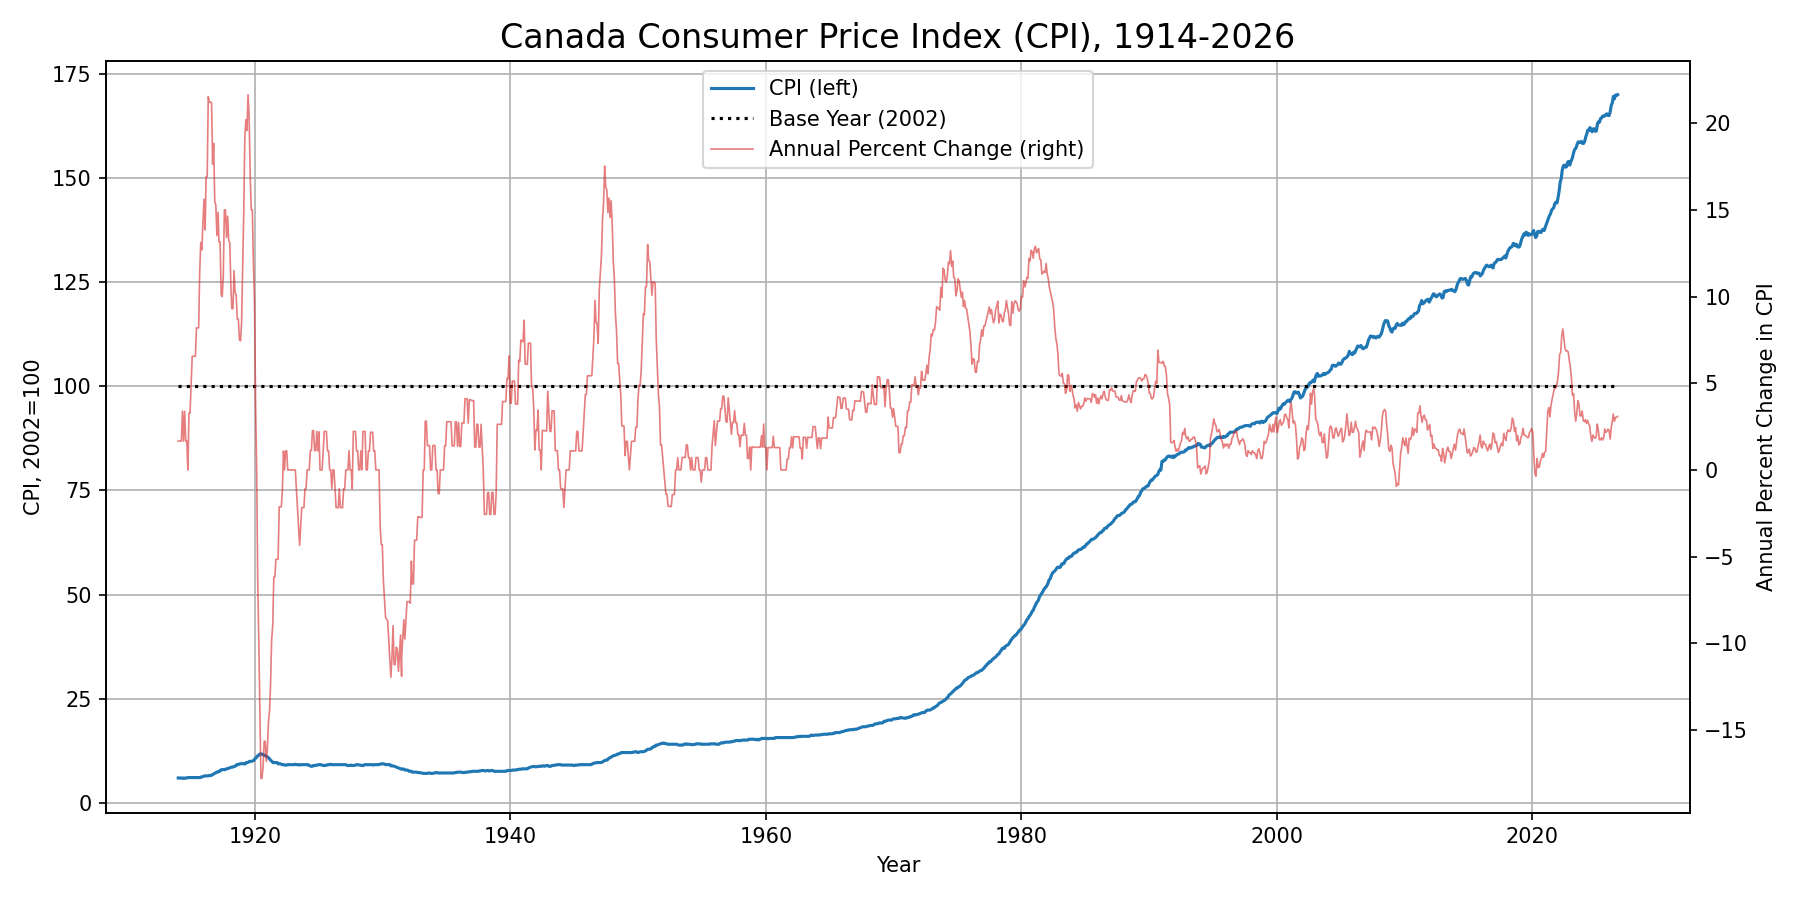

The Python source for this figure:
# Import necessary libraries
import matplotlib.pyplot as plt
import cpi_calc

# Create an instance of the CPI_Calculator class and load the CPI data from the CSV file
calc = cpi_calc.CPI_Calculator("STATIC_INFLATIONCALC.csv")
df = calc.data

# Create a plot of the CPI data and the annual percent change in CPI using Matplotlib
fig, ax = plt.subplots(figsize=(12, 6))

# Plot the CPI data and the annual percent change in CPI on the same graph with dual y-axes
ax.set_title("Canada Consumer Price Index (CPI), 1914-2026", fontsize=16)
ax.set_xlabel("Year")
ax.set_ylabel("CPI, 2002=100")
ax.grid()

# Plot the CPI data and the base year line (2002=100) on the left y-axis
cpi_line = ax.plot(df["date"], df["CPI"], color="C0")
line_base = ax.plot([df["date"].iloc[0], df["date"].iloc[-1]], [100, 100], color="k", linestyle=":")

# Create a secondary y-axis for the annual percent change in CPI and plot it on the right y-axis
ax2 = ax.inset_axes([0, 0, 1, 1])
ax2.patch.set_alpha(0.0)
line_pct = ax2.plot(df["date"], df["Annual Percent Change"], color="C3", linewidth=0.8, alpha=0.6)

# Set the x-ticks and y-ticks for the secondary y-axis to be empty and position the y-axis label on the right side of the graph
ax2.set_xticks([])
ax2.yaxis.tick_right()
ax2.yaxis.set_label_position("right")
ax2.set_ylabel("Annual Percent Change in CPI")

# Add a legend to the graph to identify the different lines and their corresponding data
ax.legend([cpi_line[0], line_base[0], line_pct[0]], ["CPI (left)", "Base Year (2002)", "Annual Percent Change (right)"], loc="upper center")

# Adjust the layout of the graph to ensure that all elements are properly displayed and save the graph as a PNG file with a resolution of 150 dpi. Finally, display the graph using plt.show().
fig.tight_layout()
fig.savefig("cpi_graph.png", dpi=150)
plt.show()
